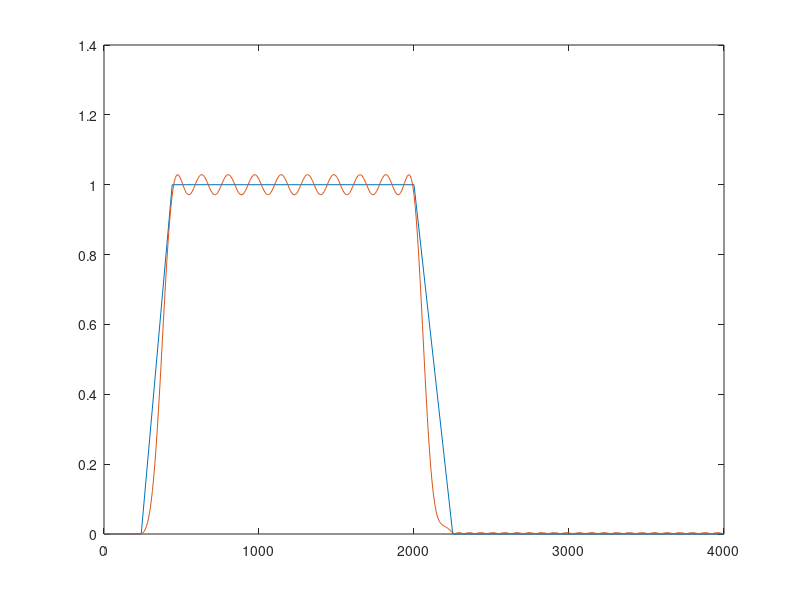
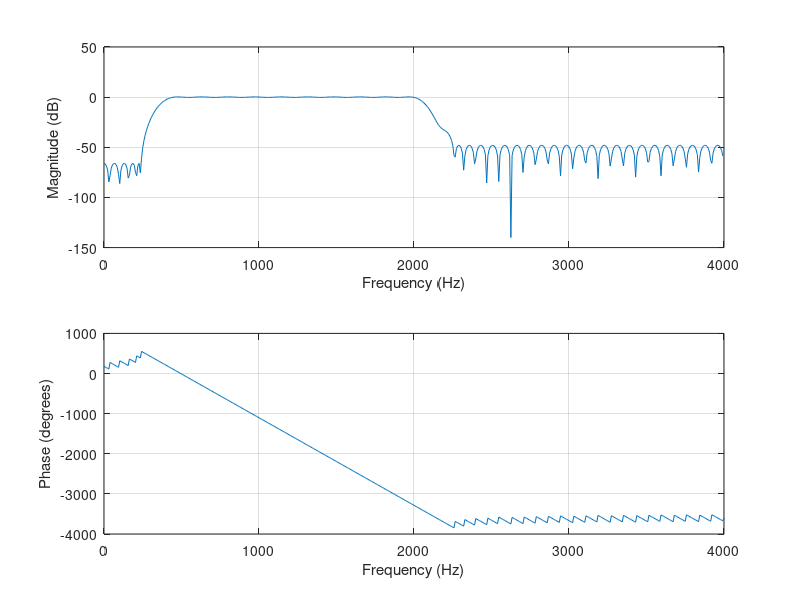

Source code (MATLAB) for these figures, in order:
F = [240 440 2000 2250];  %tap frequencies
A = [0 1 0];                    %tap gain, assume its working on
                                    %pairs of entries, with an implicit 0
                                    %at the start and end
pass_ripple = (10^(0.4/20)-1)/(10^(0.4/20)+1); 
stop_ripple = 10^(-50/20);
stop_ripple_front = 10^(-68/20);
DEV = [stop_ripple_front pass_ripple stop_ripple];
Fs = 8000;                          %Fsamp

[m,f,a,W] = firpmord(F,A,DEV,Fs);   %tells us what order and shit it needs to be

b = firpm(m,f,a, W);                %coeffs of the FIR filter
[h,w] = freqz(b,1,512);         %freqz(numerator, denominator, resolution)
plot(f/2 * Fs,a,w/2/pi * Fs,abs(h)) %draws the something....

figure;                             %create new figure window
freqz(b,1,512, Fs);                 %plot magnitude and phase of filter design

tmp = (b(1));
str = ['double b[] = {' num2str(tmp)];
for i=2:length(b)
    tmp = (b(i));
    str = [str, ', ', num2str(tmp)];
end;
str = [str, '}'];

